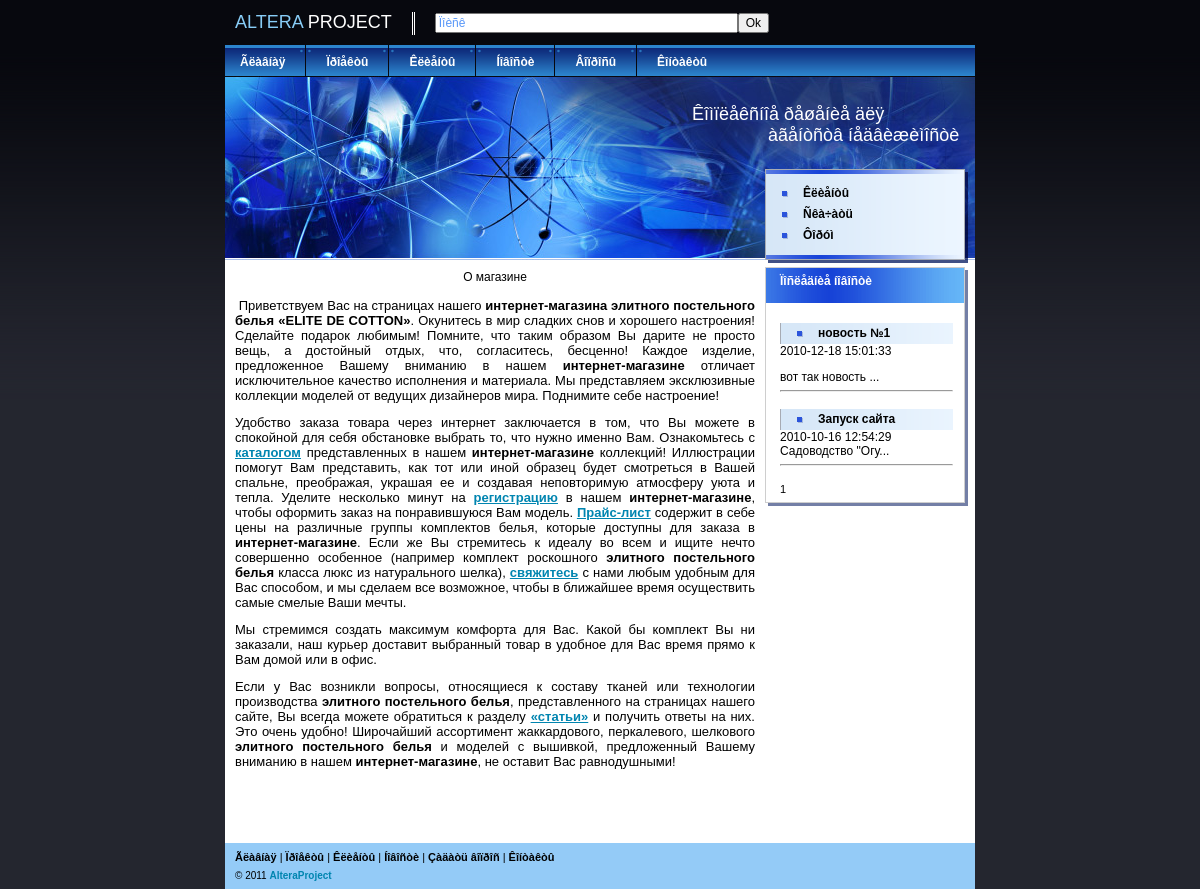
/index_aletra_style.php, run on the app's committed database.
### tables this page shows
CREATE TABLE IF NOT EXISTS `news` (
  `id` int(11) NOT NULL AUTO_INCREMENT,
  `ndate` datetime DEFAULT NULL,
  `name` char(75) DEFAULT NULL,
  `news` text,
  `metadescription` text,
  `metakeywords` text,
  PRIMARY KEY (`id`),
  KEY `ndate` (`ndate`)
);

CREATE TABLE IF NOT EXISTS `pages` (
  `id` int(11) NOT NULL AUTO_INCREMENT,
  `pid` int(11) DEFAULT NULL,
  `butnum` smallint(6) DEFAULT NULL,
  `name` char(50) NOT NULL,
  `descr` char(150) DEFAULT NULL,
  `pdate` datetime DEFAULT NULL,
  `page` text,
  `ordinal` int(11) DEFAULT NULL,
  `isinclude` smallint(6) NOT NULL DEFAULT '0',
  `metadescription` text,
  `metakeywords` text,
  PRIMARY KEY (`id`),
  KEY `name` (`name`,`descr`)
);

### libs/vars.php (called while the page is built, shortened)
<?php
$AllnewsCount=3;
$NewsPartLen=30;
$FastSearchButton="Ok";
?>

### libs/db.php (called while the page is built, shortened)
<?php
function mQuery($query)
{
    global $dbh;
    if ($result = mysql_query($query, $dbh))
    {
        return $result;
    }
    else
    {
    }
}
?>

### libs/helpers.php (the view, shortened to what this page needs)
<?php
function ShowData($show,$id)
{
  global $show,$qname,$isSend,$cd,$qtext,$email;
  switch ($show)
  {
    case "info":
         $fieldList=" p.name, p.descr, p.page,p.pdate, p.isinclude FROM pages p ";
         $result=mQuery("SELECT $fieldList where id=$id");
         $row=mysql_fetch_array($result);
         print "<div align=\"CENTER\" class=\"descr\">".stripslashes($row[1])."</div><br>";
         if ($row[4]=='0')
          {
            print stripslashes($row[2]);
           }
    break;
  }
}
function newsList($npage,$ToNews,$isMain)
{
    $p=($npage-1)*$ToNews;
   global $NewsPartLen;
   $result=mQuery("SELECT id,name,news,ndate FROM news ORDER BY ndate DESC LIMIT $p, $ToNews");
  while($row=mysql_fetch_array($result))
  {
    print "<br><a href=\"?show=news&id=$row[0]&npage=$npage\" class=\"hnews\">".stripslashes($row[1])."</a> <font size=\"2\"> $row[3]</font> ";
    $row[2] = strip_tags($row[2]);
    $row[2]=stripslashes($row[2]);
    $NewsPart=substr($row[2],0,$NewsPartLen)."...";
    print "<div class=\"pnews\">$NewsPart</div>";
    if ($isMain==1)
       print "<hr>";
  }
  return;
}
function showAllNews()
{
  global $npage;
  global $AllnewsCount;
  newsList($npage,$AllnewsCount,1);
  print "<br>";
  $result=mQuery("SELECT count(id) FROM news");
  $row=mysql_fetch_array($result);
  $pcnt=ceil($row[0]/$AllnewsCount);
  for($i=1; $i<=$pcnt;$i++)
  {
   if ($i!=$npage)
      print"<a href='?show=allnews&npage=$i'>$i</a>&nbsp;&nbsp;";
   else
       print"$i&nbsp;&nbsp;";
  }
}
 function searchForm($size,$value,$SubmitValue)
 {
    global $DefaultSearch,$FastSearchButton;
    print "<form>";
    if ($SubmitValue==$FastSearchButton)
    {
        print "<input type='text' class=\"searcht1\" style=\"color:#5897F8;\" name='stext' id='idsearch' size='$size' value='$value' onfocus=\"if (this.value=='Ïîèñê') this.value=''; this.style.color='black';\" onblur=\"if (this.value=='') this.value='Ïîèñê'; this.style.color='#5897F8';\">";
        print "<input type='SUBMIT' class=\"searchb1\" value='$SubmitValue'>";
    }
    else
    {
        print "<input type='text' class=\"searcht2\" style=\"color:BLACK;\" name='stext' id='idsearch' size='$size' value='$value'>";
        print "<input type='SUBMIT' class=\"searchb2\" value='$SubmitValue'>";
    }
    print "</form>";
 }
?>

### css/style.css (style rules this page uses)
body { margin:0;padding:0;background-color: #24262f;background-image: url(../images/base-bg.gif);background-repeat: repeat-x; }
p,td { font-family:Arial, Helvetica, sans-serif; margin-top: 0px; }
a { color: #0C287A;text-decoration: underline; }
form { margin:0;padding:0; }
.smenu a { display:block;background-image: url(../images/sbullet-bg.gif);background-repeat: no-repeat;font-size: 12px;font-weight: bold;color: #000000;padding-top: 3px;padding-right: 15px;padding-bottom: 4px;padding-left: 38px;text-decoration: none;margin: 0px; }

### main/main.css (style rules this page uses)
html { margin: 0px; padding: 0px; }
body { margin: 0px; padding: 0px; }
p, body, font, div, td, input, select, textarea { font-family: arial,helvetica, sans-serif; font-size:12px; }
form { padding:0px; margin: 0px; }
a { font-weight: bold; color: #0085B0; }

### data on the page
news: name "новость №1", ndate "2010-12-18 15:01:33", NewsPart "вот так новость ..."
news: name "Запуск сайта", ndate "2010-10-16 12:54:29", NewsPart "Садоводство \"Огу..."
pages: descr "О магазине", page "Приветствуем Вас на страницах нашего интернет-магазина элитного постельного белья «ELITE DE COTTON» . Окунитесь в мир сладких снов и хорошего настроения! Сделайте подарок любимым! Помните, что таким образом Вы дарите не просто вещь, а достойный отдых, что, согласитесь, бесценно! Каждое изделие, предложенное Вашему вниманию в нашем интернет-магазине отличает исключительное качество исполнения и материала. Мы представляем эксклюзивные коллекции моделей от ведущих дизайнеров мира. Поднимите себе настроение! Удобство заказа товара через интернет заключается в том, что Вы можете в спокойной для себя обстановке выбрать то, что нужно именно Вам. Ознакомьтесь с каталогом представленных в нашем…"
